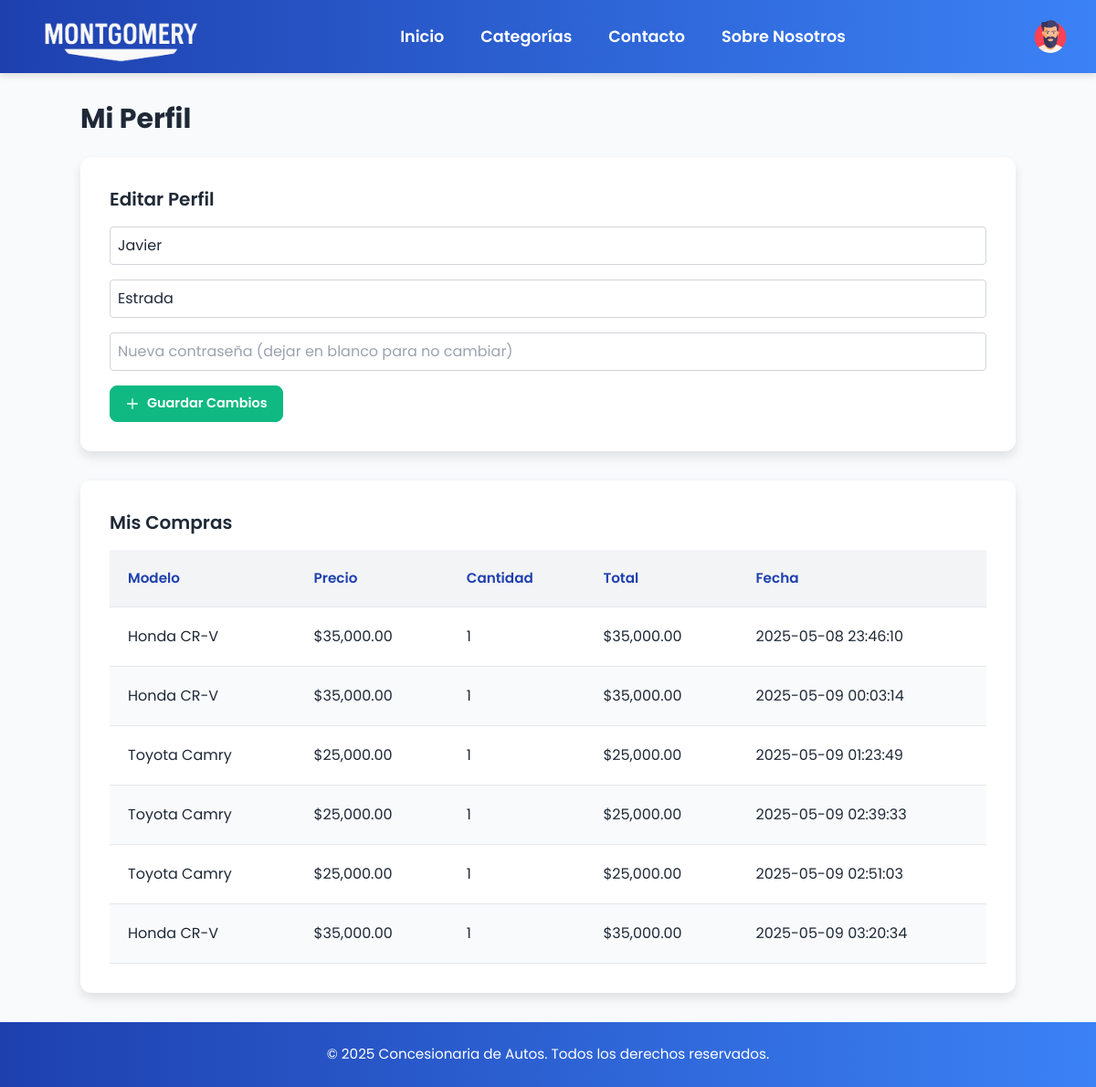
Page /profile.php (signed in) on the earlier database version.
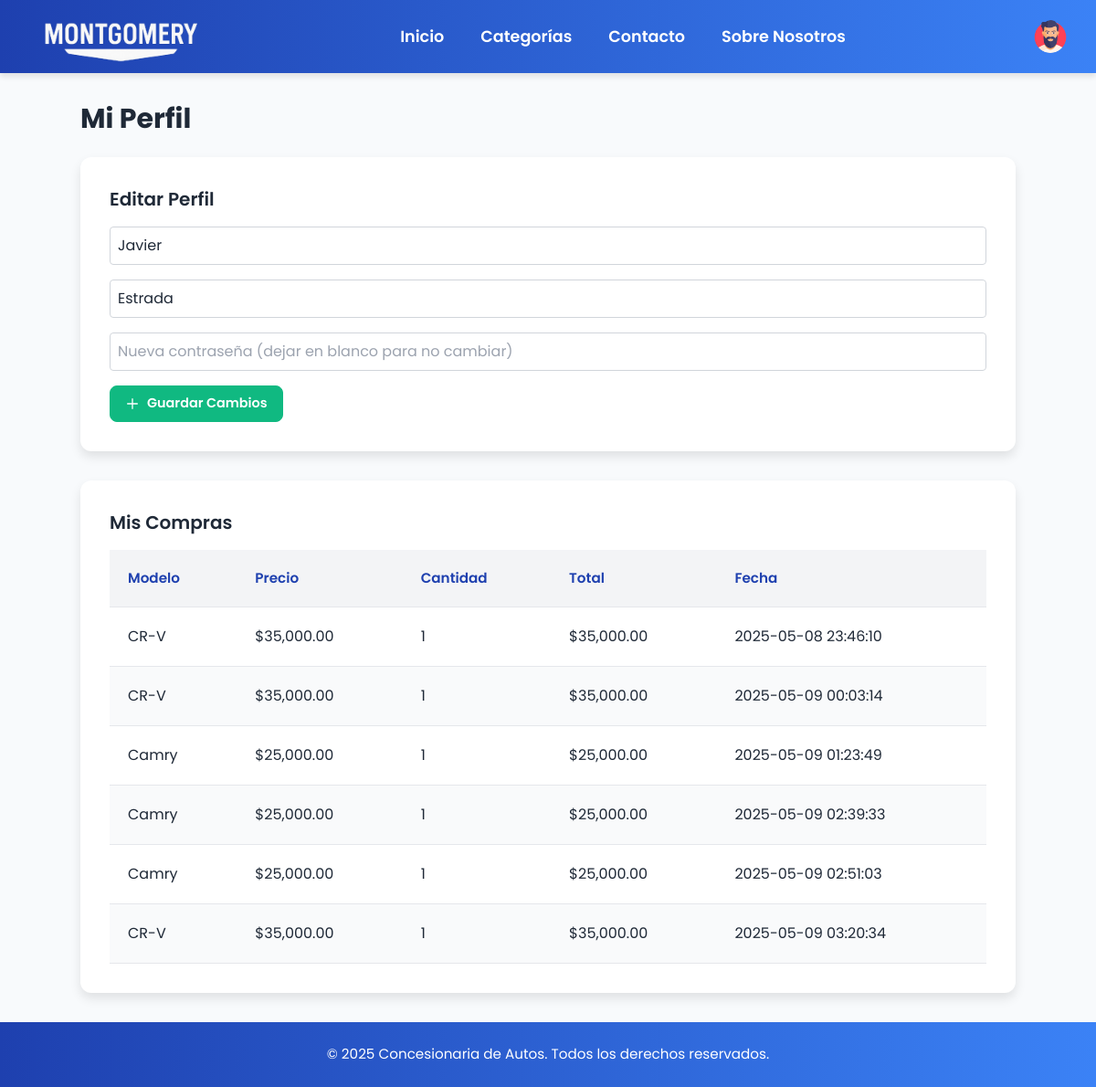
Same page on the later database version.
### tables this page shows
CREATE TABLE `sales` (
  `id` int(11) NOT NULL,
  `user_id` int(11) DEFAULT NULL,
  `vehicle_id` int(11) DEFAULT NULL,
  `quantity` int(11) NOT NULL,
  `total_price` decimal(10,2) NOT NULL,
  `sale_date` timestamp NOT NULL DEFAULT current_timestamp()
);

CREATE TABLE `models` (
  `id` int(11) NOT NULL,
  `brand_id` int(11) DEFAULT NULL,
  `name` varchar(50) NOT NULL,
  `category_id` int(11) DEFAULT NULL
);

### profile.php (the view, shortened to what this page needs)
<?php
include 'includes/header.php';
$user_id = $_SESSION['user_id'];
$stmt = $pdo->prepare("SELECT * FROM users WHERE id = ?");
$stmt->execute([$user_id]);
$user = $stmt->fetch();
$stmt = $pdo->prepare("SELECT s.*, v.*, m.name AS model_name
                       FROM sales s
                       JOIN vehicles v ON s.vehicle_id = v.id
                       JOIN models m ON v.model_id = m.id
                       WHERE s.user_id = ?");
$stmt->execute([$user_id]);
$sales = $stmt->fetchAll();
?>
<div class="container mx-auto py-8">
    <h1 class="text-3xl font-bold mb-6">Mi Perfil</h1>
    <form method="POST" class="card mb-8">
        <h2 class="text-xl font-semibold mb-4">Editar Perfil</h2>
        <input type="text" name="first_name" value="<?php echo htmlspecialchars($user['first_name'] ?? ''); ?>" placeholder="Nombre" class="border p-2 rounded w-full mb-4" required>
        <input type="text" name="last_name" value="<?php echo htmlspecialchars($user['last_name'] ?? ''); ?>" placeholder="Apellido" class="border p-2 rounded w-full mb-4" required>
        <input type="password" name="password" placeholder="Nueva contraseña (dejar en blanco para no cambiar)" class="border p-2 rounded w-full mb-4">
        <button type="submit" class="btn btn-add">
            <svg fill="none" stroke="currentColor" viewBox="0 0 24 24" xmlns="http://www.w3.org/2000/svg">
                <path stroke-linecap="round" stroke-linejoin="round" stroke-width="2" d="M12 4v16m8-8H4"></path>
            </svg>
            Guardar Cambios
        </button>
    </form>
    <div class="table-container">
        <h2 class="text-xl font-semibold mb-4">Mis Compras</h2>
        <table>
            <thead>
                <tr>
                    <th>Modelo</th>
                    <th>Precio</th>
                    <th>Cantidad</th>
                    <th>Total</th>
                    <th>Fecha</th>
                </tr>
            </thead>
            <tbody>
                <?php foreach ($sales as $sale): ?>
                    <tr>
                        <td><?php echo htmlspecialchars($sale['model_name']); ?></td>
                        <td>$<?php echo number_format($sale['total_price'] / $sale['quantity'], 2); ?></td>
                        <td><?php echo $sale['quantity']; ?></td>
                        <td>$<?php echo number_format($sale['total_price'], 2); ?></td>
                        <td><?php echo $sale['sale_date']; ?></td>
                    </tr>
                <?php endforeach; ?>
            </tbody>
        </table>
    </div>
</div>
<?php include 'includes/footer.php'; ?>

Differences in the rows shown:
changed through a linked row, sales (number 1 of 6 on the later page): models.name "Honda CR-V" → "CR-V"
changed through a linked row, sales (number 2 of 6 on the later page): models.name "Honda CR-V" → "CR-V"
changed through a linked row, sales (number 3 of 6 on the later page): models.name "Toyota Camry" → "Camry"
changed through a linked row, sales (number 4 of 6 on the later page): models.name "Toyota Camry" → "Camry"
changed through a linked row, sales (number 5 of 6 on the later page): models.name "Toyota Camry" → "Camry"
changed through a linked row, sales (number 6 of 6 on the later page): models.name "Honda CR-V" → "CR-V"
